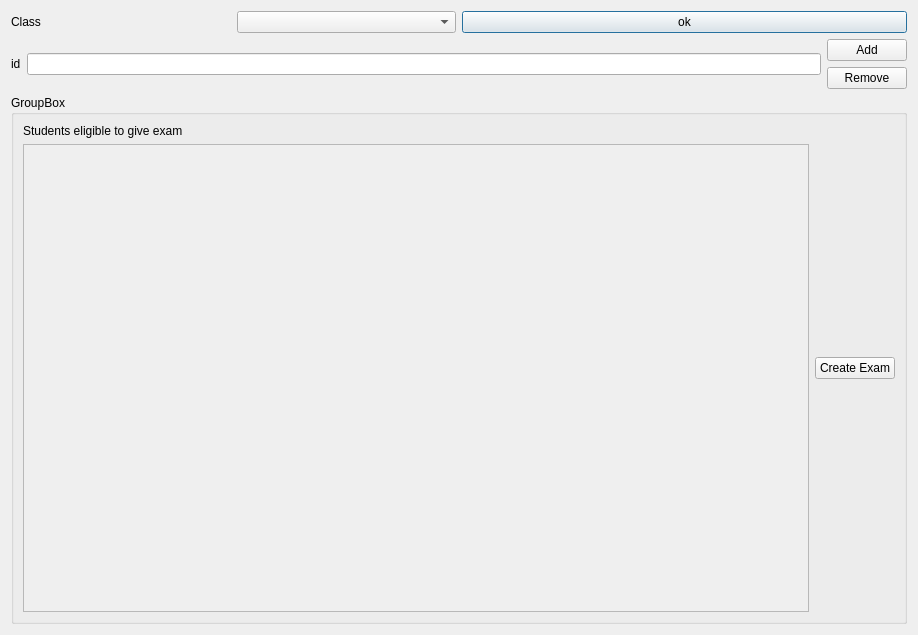
<?xml version="1.0" encoding="UTF-8"?>
<ui version="4.0">
 <class>addStudents</class>
 <widget class="QDialog" name="addStudents">
  <property name="geometry">
   <rect>
    <x>0</x>
    <y>0</y>
    <width>918</width>
    <height>635</height>
   </rect>
  </property>
  <property name="windowTitle">
   <string>Dialog</string>
  </property>
  <layout class="QVBoxLayout" name="verticalLayout_3">
   <item>
    <layout class="QHBoxLayout" name="horizontalLayout_3">
     <item>
      <layout class="QHBoxLayout" name="horizontalLayout">
       <item>
        <widget class="QLabel" name="label_2">
         <property name="text">
          <string>Class</string>
         </property>
        </widget>
       </item>
       <item>
        <widget class="QComboBox" name="comboBox"/>
       </item>
      </layout>
     </item>
     <item>
      <widget class="QPushButton" name="pushButton_4">
       <property name="text">
        <string>ok</string>
       </property>
      </widget>
     </item>
    </layout>
   </item>
   <item>
    <layout class="QHBoxLayout" name="horizontalLayout_4">
     <item>
      <layout class="QHBoxLayout" name="horizontalLayout_2">
       <item>
        <widget class="QLabel" name="label">
         <property name="text">
          <string>id</string>
         </property>
        </widget>
       </item>
       <item>
        <widget class="QLineEdit" name="lineEdit"/>
       </item>
      </layout>
     </item>
     <item>
      <layout class="QVBoxLayout" name="verticalLayout">
       <item>
        <widget class="QPushButton" name="pushButton">
         <property name="text">
          <string>Add</string>
         </property>
        </widget>
       </item>
       <item>
        <widget class="QPushButton" name="pushButton_2">
         <property name="text">
          <string>Remove</string>
         </property>
        </widget>
       </item>
      </layout>
     </item>
    </layout>
   </item>
   <item>
    <widget class="QGroupBox" name="groupBox">
     <property name="title">
      <string>GroupBox</string>
     </property>
     <layout class="QGridLayout" name="gridLayout">
      <item row="0" column="0">
       <layout class="QHBoxLayout" name="horizontalLayout_5">
        <item>
         <layout class="QVBoxLayout" name="verticalLayout_2">
          <item>
           <widget class="QLabel" name="label_3">
            <property name="text">
             <string>Students eligible to give exam</string>
            </property>
           </widget>
          </item>
          <item>
           <widget class="QScrollArea" name="scrollArea">
            <property name="widgetResizable">
             <bool>true</bool>
            </property>
            <widget class="QWidget" name="scrollAreaWidgetContents">
             <property name="geometry">
              <rect>
               <x>0</x>
               <y>0</y>
               <width>766</width>
               <height>422</height>
              </rect>
             </property>
            </widget>
           </widget>
          </item>
         </layout>
        </item>
        <item>
         <widget class="QPushButton" name="pushButton_3">
          <property name="text">
           <string>Create Exam</string>
          </property>
         </widget>
        </item>
       </layout>
      </item>
     </layout>
    </widget>
   </item>
  </layout>
 </widget>
 <resources/>
 <connections/>
</ui>
